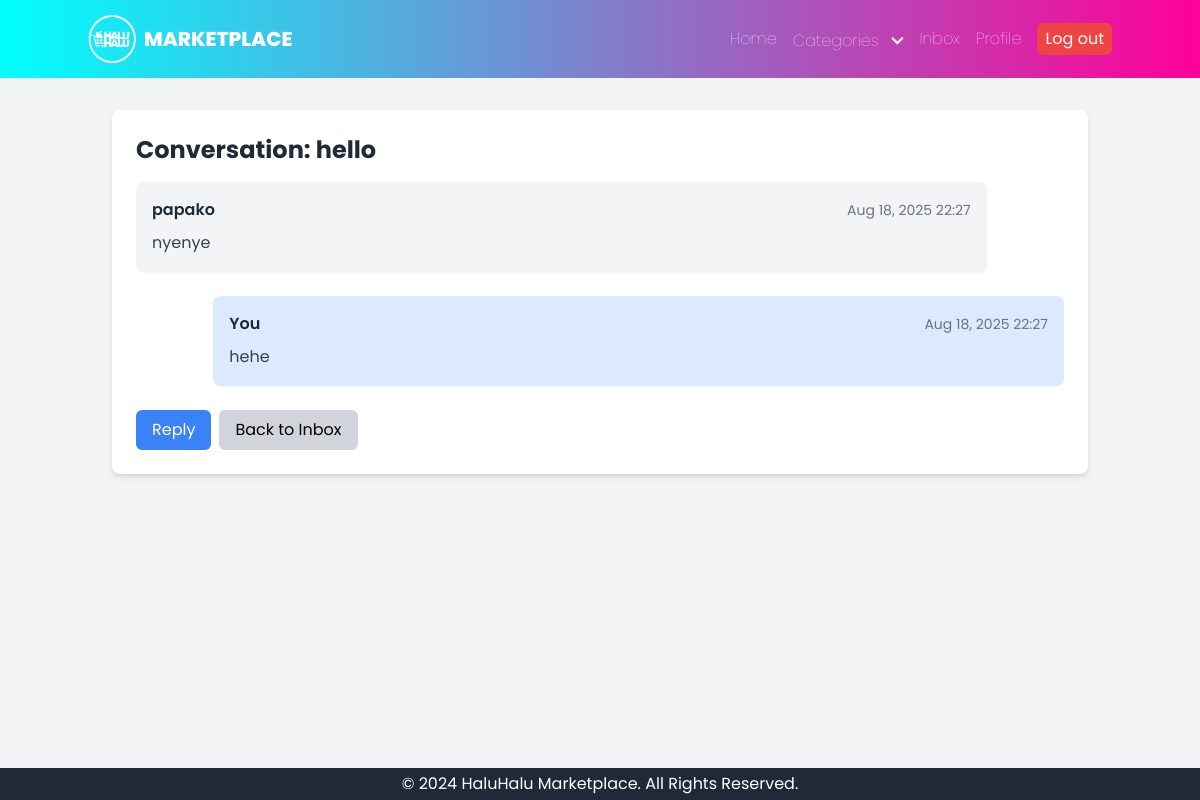
/messages/1/ (signed in), run on an earlier commit of the app's database.
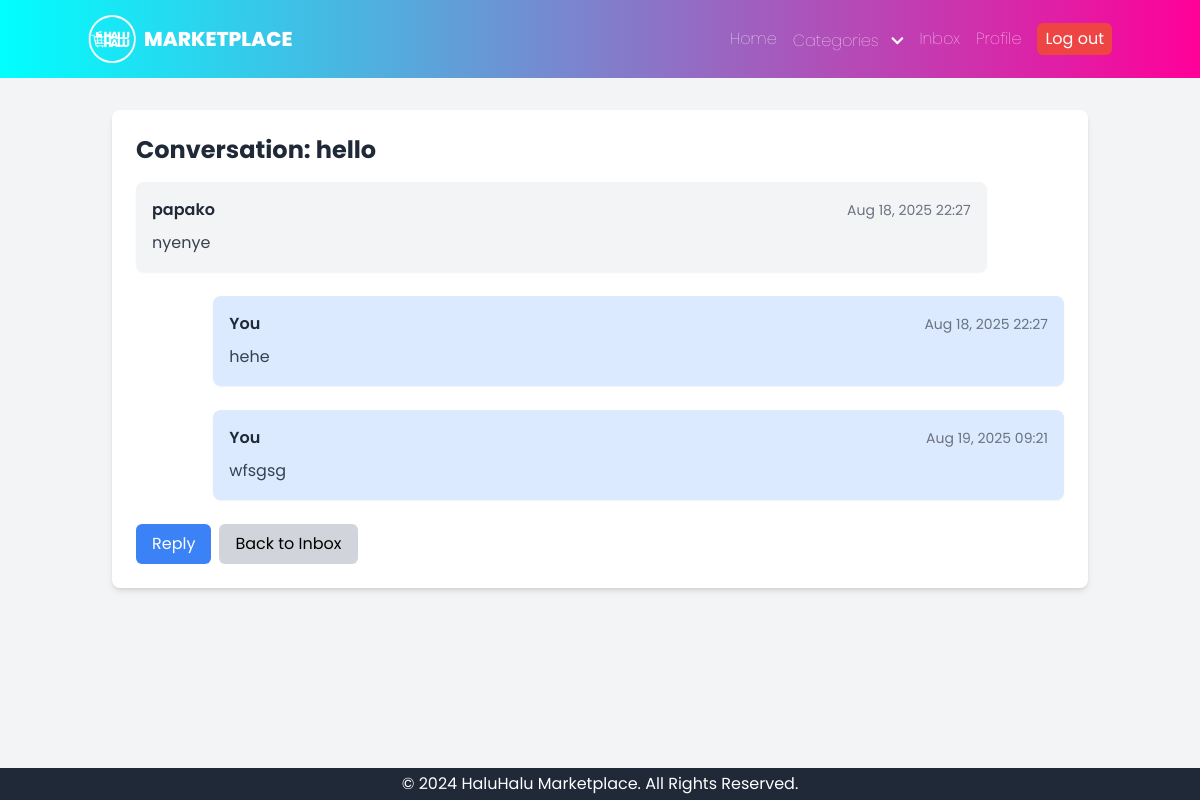
And on a later commit of the database.
### core/models.py (models this page shows, shortened)
class Message(models.Model):
    sender = models.ForeignKey(settings.AUTH_USER_MODEL, on_delete=models.CASCADE, related_name='sent_messages')
    receiver = models.ForeignKey(settings.AUTH_USER_MODEL, on_delete=models.CASCADE, related_name='received_messages')
    subject = models.CharField(max_length=255)
    body = models.TextField()
    sent_at = models.DateTimeField(auto_now_add=True)
    is_read = models.BooleanField(default=False)
    parent_message = models.ForeignKey('self', on_delete=models.SET_NULL, null=True, blank=True, related_name='replies')
    conversation_starter = models.ForeignKey('self', on_delete=models.SET_NULL, null=True, blank=True, related_name='conversation_messages_set')
    is_deleted_by_sender = models.BooleanField(default=False)
    is_deleted_by_receiver = models.BooleanField(default=False)
    class Meta:
        ordering = ['sent_at']

class CustomUser(AbstractUser):
    profile_pic = models.ImageField(upload_to='profile_pics', null=True, blank=True)

### core/views.py (the view)
# urls.py: path('messages/<int:pk>/', MessageDetailView.as_view(), name='message_detail'),
class MessageDetailView(LoginRequiredMixin, DetailView):
    model = Message
    template_name = 'core/message_detail.html'
    context_object_name = 'current_message'
    login_url = 'login'
    def get_queryset(self):
        user = self.request.user
        return Message.objects.filter(
            Q(sender=user, is_deleted_by_sender=False) | Q(receiver=user, is_deleted_by_receiver=False)
        )
    def get_object(self, queryset=None):
        pk = self.kwargs.get(self.pk_url_kwarg)
        obj = get_object_or_404(self.get_queryset(), pk=pk)
        if obj.conversation_starter and obj.conversation_starter.pk != obj.pk:
            return get_object_or_404(self.get_queryset(), pk=obj.conversation_starter.pk)
        return obj
    def get_context_data(self, **kwargs):
        context = super().get_context_data(**kwargs)
        user = self.request.user
        conversation_starter_message = context['current_message']
        conversation_messages = Message.objects.filter(
            Q(conversation_starter=conversation_starter_message) | Q(pk=conversation_starter_message.pk)
        ).filter(
            Q(sender=user, is_deleted_by_sender=False) | Q(receiver=user, is_deleted_by_receiver=False)
        ).order_by('sent_at')
        context['conversation_messages'] = conversation_messages
        all_participants = set()
        for msg in conversation_messages:
            all_participants.add(msg.sender)
            all_participants.add(msg.receiver)
        other_participant = None
        for participant in all_participants:
            if participant != user:
                other_participant = participant
                break
        context['other_participant'] = other_participant
        for msg in conversation_messages:
            if user == msg.receiver and not msg.is_read:
                msg.is_read = True
                msg.save()
        return context

### core/context_processors.py (called while the page is built)
def categories_processor(request):
    unique_categories = Product.objects.values_list('category', flat=True).distinct().order_by('category')
    return {'categories': unique_categories}

### core/templates/core/message_detail.html
{% extends 'base.html' %}
{% block content %}
<div class="bg-white rounded-lg shadow-md p-6">
    <h2 class="text-2xl font-bold text-gray-800 mb-4">Conversation: {{ current_message.subject }}</h2>
    <div class="space-y-6">
        {% for message in conversation_messages %}
            <div class="p-4 rounded-lg {% if message.sender == request.user %}bg-blue-100 ml-auto w-11/12{% else %}bg-gray-100 mr-auto w-11/12{% endif %} shadow-sm">
                <div class="flex justify-between items-center mb-2">
                    <span class="font-semibold text-gray-800">
                        {% if message.sender == request.user %}
                            You
                        {% else %}
                            {{ message.sender.username }}
                        {% endif %}
                    </span>
                    <span class="text-sm text-gray-500">{{ message.sent_at|date:"M d, Y H:i" }}</span>
                </div>
                <p class="text-gray-700 leading-relaxed">{{ message.body|linebreaksbr }}</p>
            </div>
        {% empty %}
            <p class="text-gray-600">No messages in this conversation yet.</p>
        {% endfor %}
    </div>
    <div class="mt-6 flex space-x-2">
        {% if other_participant %}
            <a href="{% url 'message_reply' current_message.pk %}" class="px-4 py-2 bg-blue-500 text-white rounded-md hover:bg-blue-600">Reply</a>
        {% endif %}
        <a href="{% url 'inbox' %}" class="px-4 py-2 bg-gray-300 rounded-md hover:bg-gray-400">Back to Inbox</a>
    </div>
</div>
{% endblock %}

What changed in the data, as far as the page shows it:
added Message: shows "You", sent_at "Aug 19, 2025 09:21", body "wfsgsg"
